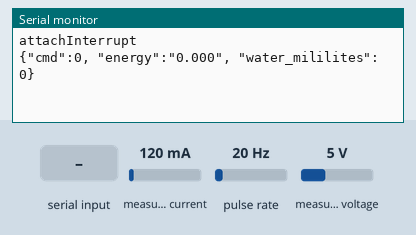
Recording of a sketch running on a simulated Arduino Mega 2560, built with avr-gcc and run on an emulated ATmega2560. On the bench: the last lines printed to the serial monitor. Wiring (inferred from the names in the program): pulse sensor: data pin 2. Inputs (shaded band) come from the test bench; at power-on: pulse rate 20 Hz, measured current 120 mA, measured voltage 5 V.

Above: at 1.2 s.
1.3 s: "1" received over Serial
At 1.9 s:
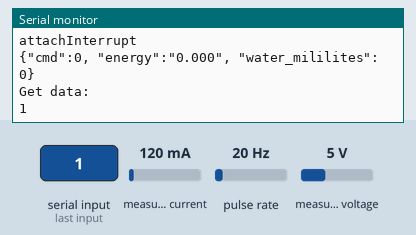
2.8 s: "0" received over Serial
At 2.96 s:
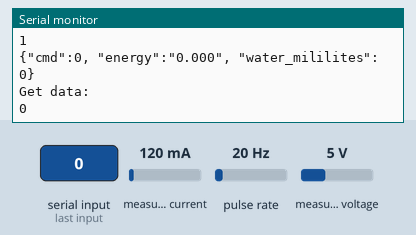
4.3 s: pulse rate (sensor on pin 2) set to 4 Hz
At 5.4 s:
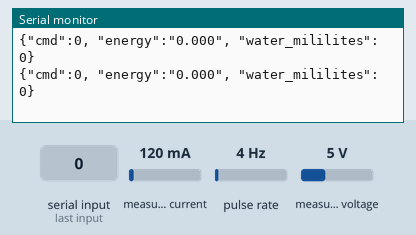
Timing chart, 0 to 7.3 s (numbered marks = the images above; inputs shaded):
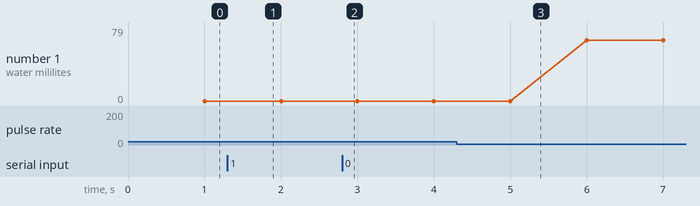

The sketch:

hieu.ino
```cpp
#include <SoftwareSerial.h>
#include <PZEM004Tv30.h>
#include <ArduinoJson.h>

#define CMD_POST_DATA 0
#define CMD_RESET_DATA 1

/* Hardware Serial3 is only available on certain boards.
 * For example the Arduino MEGA 2560
*/
PZEM004Tv30 _pzem(10,11); /* connect to Tx,Rx of pzem004t */

void pzem004t_loop(void);

void water_sensor_setup(void);
void read_water_loop(void);
void post_inform_to_server(void);
void uno_handler_reset_data_new_month(void);

void setup() {
  Serial.begin(115200);
  water_sensor_setup();
}

void loop() {
    pzem004t_loop();
    read_water_loop();
    post_inform_to_server();
    uart_handler();
}

/************** PZEM004T **************/
float voltage;
float current;
float power;
float energy;
float frequency;
float pf;

void pzem_reader(void)
{
        voltage = _pzem.voltage();
        current = _pzem.current();
        power = _pzem.power();
        energy = _pzem.energy();
        frequency = _pzem.frequency();
        pf = _pzem.pf();
}


static uint32_t time_handler_pzem004t_before = 0;
void pzem004t_loop(void)
{
    if (millis() - time_handler_pzem004t_before > 1000) {
        time_handler_pzem004t_before = millis();
        pzem_reader();
//        pzem_show();
    }
}

/*************** WARTER SENSOR ***************/

#define SENSOR 2

static uint32_t previousMillis = 0;
static float calibrationFactor = 4.5;
static uint8_t pulse1Sec = 0;
static float flowRate;

unsigned long flowMilliLitres;
unsigned int totalMilliLitres;
float flowLitres;
float totalLitres;

volatile uint8_t pulseCount;

void pulseCounter() {
    pulseCount++;
}

void water_sensor_setup(void)
{
    pinMode(SENSOR, INPUT_PULLUP);

    pulseCount = 0;
    flowRate = 0.0;
    flowMilliLitres = 0;
    totalMilliLitres = 0;
    previousMillis = 0;

    Serial.println("attachInterrupt");
    attachInterrupt(0, pulseCounter, FALLING);
}

void read_water_loop(void)
{
    if (millis() - previousMillis > 5000) {
        pulse1Sec = pulseCount;
        pulseCount = 0;

        flowRate = ((1000.0 / (millis() - previousMillis)) * pulse1Sec) / calibrationFactor;
        previousMillis = millis();

        flowMilliLitres = (flowRate / 60) * 1000;
        flowLitres = (flowRate / 60);

        // Add the millilitres passed in this second to the cumulative total
        totalMilliLitres += flowMilliLitres;
        totalLitres += flowLitres;
    }
}

void post_inform_to_server(void)
{
    static uint32_t preMilis = 0;
    char buff[512];

    if (millis() - preMilis < 1000) /* 1 second */
        return;

    preMilis = millis();

    float tmpVal = (energy < 0) ? -energy : energy;

    int tmpInt1 = tmpVal;                  // Get the integer (678).
    float tmpFrac = tmpVal - tmpInt1;      // Get fraction (0.0123).
    int tmpInt2 = trunc(tmpFrac * 10000);  // Turn into integer (123).

    memset(buff, 0, 512);
    sprintf(buff, "{\"cmd\":%d, \"energy\":\"%d.%03d\", \"water_mililites\": %d}",\
                    CMD_POST_DATA, tmpInt1, tmpInt2, totalMilliLitres);
    Serial.println(buff);
}

/******************** Handler for copmmunicate with esp8266 ********************/

char hc06_rx_queue[300];
uint16_t p_hc06_rx_data = 0;

void uart_handler(void)
{
    char ch;

    p_hc06_rx_data = 0;
    memset(hc06_rx_queue, 0, sizeof(hc06_rx_queue));

    if (Serial.available() > 0) {
        while (Serial.available() > 0) {
            ch = Serial.read();

            hc06_rx_queue[p_hc06_rx_data] = ch;
            p_hc06_rx_data++;

            delay(1); /*1ms */
        }

        Serial.print("Get data:\n");
        Serial.println(hc06_rx_queue);

        /* Handler data recieved */
        DynamicJsonDocument doc(256);
        DeserializationError error = deserializeJson(doc, hc06_rx_queue);
        if (error) {
            Serial.print(F("Uno Decode fail\n"));
            return;
        }

        if ((uint8_t)doc["cmd"] == CMD_RESET_DATA) {
            uno_handler_reset_data_new_month();
        }


        p_hc06_rx_data = 0;
        memset(hc06_rx_queue, 0, sizeof(hc06_rx_queue));
    }
}

void uno_handler_reset_data_new_month(void)
{
    Serial.println("Reset data");
    _pzem.resetEnergy();
    totalMilliLitres = 0;
    totalLitres = 0;
}
```

Measured:
- after the input at 1.3 s, the serial monitor: prints a new line at once (image 1)
- after the input at 2.8 s, the serial monitor: prints a new line at once (image 2)
- plotted number 1: 0 → 79 after the input at 4.3 s
